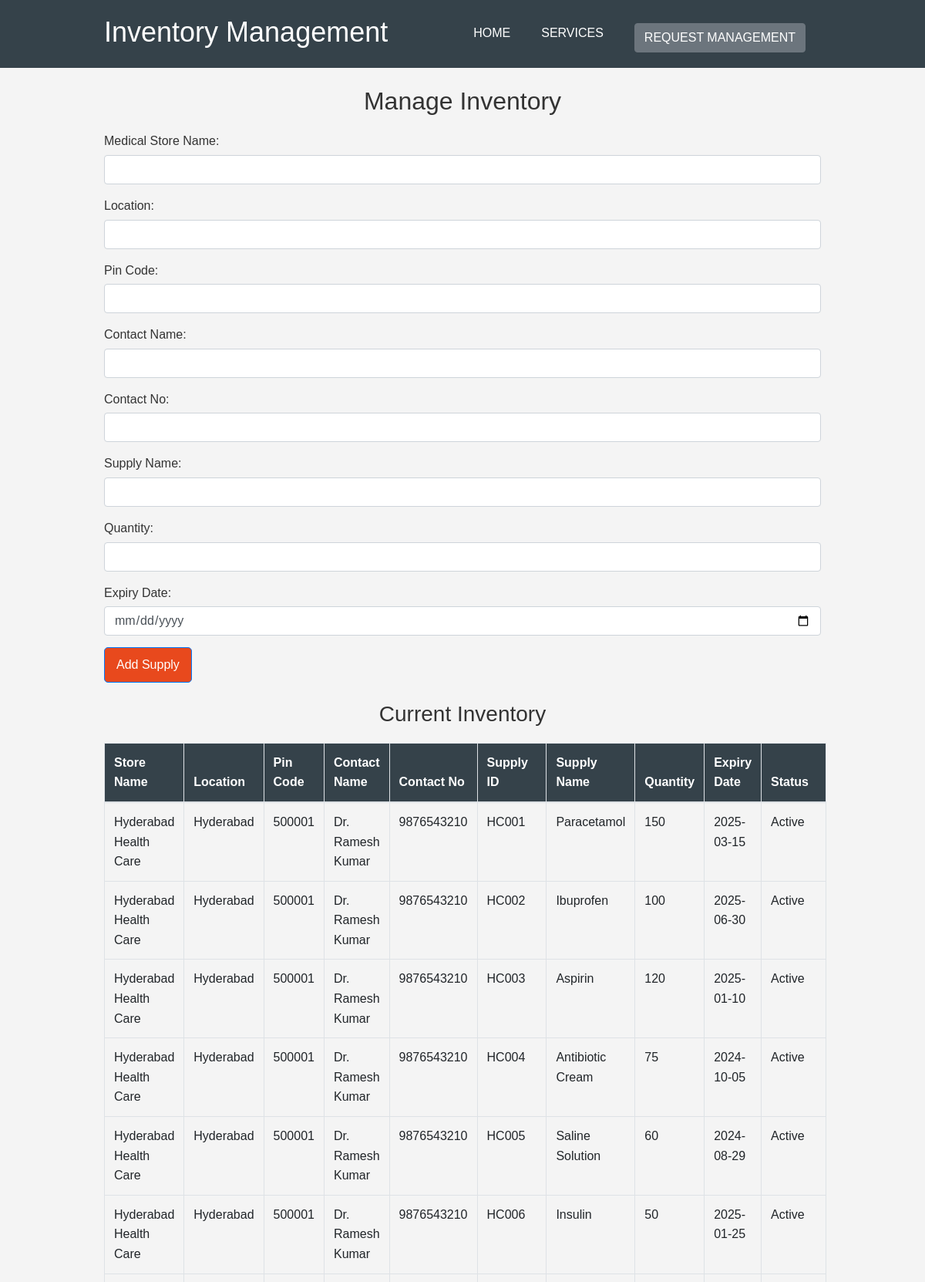
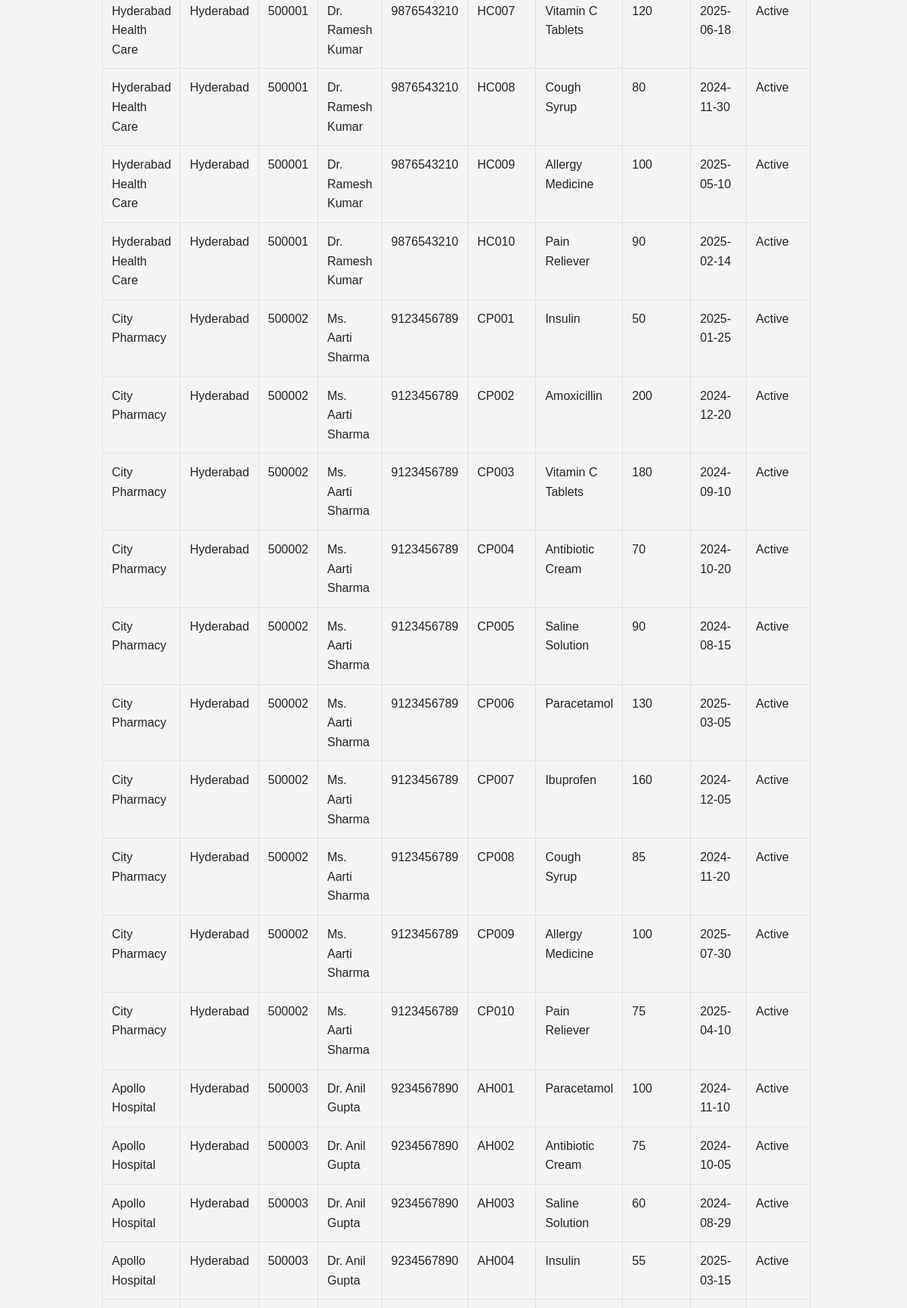
Page /inventory (upper part) on the committed database (2 pictures, top to bottom).
### app.py (models this page shows)
class Inventory(db.Model):
    id = db.Column(db.Integer, primary_key=True)
    store_name = db.Column(db.String(150), nullable=False)
    location = db.Column(db.String(150), nullable=False)
    pin_code = db.Column(db.String(10), nullable=False)
    contact_name = db.Column(db.String(100), nullable=False)
    contact_no = db.Column(db.String(20), nullable=False)
    supply_name = db.Column(db.String(100), nullable=False)
    quantity = db.Column(db.Integer, nullable=False)
    expiry_date = db.Column(db.Date, nullable=False)
    status = db.Column(db.String(50), default='Pending')

### app.py (the view)
@app.route('/inventory', methods=['GET'])
def inventory():
    conn = get_db_connection()
    cursor = conn.cursor()
    query = '''
    SELECT StoreName, Location, PinCode, ContactName, ContactNo, SupplyID, SupplyName, Quantity, ExpiryDate, Status
    FROM inventory
    '''
    cursor.execute(query)
    inventory = cursor.fetchall()
    conn.close()
    return render_template('inventory.html', inventory=inventory)

### app.py (called while the page is built)
def get_db_connection():
    conn = sqlite3.connect('pharmacy.db')
    conn.row_factory = sqlite3.Row
    return conn

### templates/inventory.html (shortened to what this page needs)
<!DOCTYPE html>
<html lang="en">
<head>
    <link rel="stylesheet" href="https://stackpath.bootstrapcdn.com/bootstrap/4.5.2/css/bootstrap.min.css">
    <link rel="stylesheet" href="{{ url_for('static', filename='styles.css') }}">
</head>
<body>
    <header>
        <div class="container">
            <h1>Inventory Management</h1>
            <nav>
                <ul>
                    <li><a href="{{ url_for('index') }}">Home</a></li>
                    <li><a href="{{ url_for('service') }}">Services</a></li>
                    <li><a href="{{ url_for('request_management') }}" class="btn btn-secondary">Request Management</a></li>
                </ul>
            </nav>
        </div>
    </header>
    <section class="container mt-4">
        <h2 class="text-center">Manage Inventory</h2>
        <form id="inventoryForm" method="POST" action="/add_inventory" class="mb-4">
            <div class="form-group">
                <label for="storeName">Medical Store Name:</label>
                <input type="text" id="storeName" name="storeName" class="form-control" required>
            </div>
            <div class="form-group">
                <label for="location">Location:</label>
                <input type="text" id="location" name="location" class="form-control" required>
            </div>
            <div class="form-group">
                <label for="pinCode">Pin Code:</label>
                <input type="text" id="pinCode" name="pinCode" class="form-control" required>
            </div>
            <div class="form-group">
                <label for="contactName">Contact Name:</label>
                <input type="text" id="contactName" name="contactName" class="form-control" required>
            </div>
            <div class="form-group">
                <label for="contactNo">Contact No:</label>
                <input type="text" id="contactNo" name="contactNo" class="form-control" required>
            </div>
            <div class="form-group">
                <label for="supplyName">Supply Name:</label>
                <input type="text" id="supplyName" name="supplyName" class="form-control" required>
            </div>
            <div class="form-group">
                <label for="quantity">Quantity:</label>
                <input type="number" id="quantity" name="quantity" class="form-control" min="1" required>
            </div>
            <div class="form-group">
                <label for="expiryDate">Expiry Date:</label>
                <input type="date" id="expiryDate" name="expiryDate" class="form-control" required>
            </div>
            <button type="submit" class="btn btn-primary">Add Supply</button>
        </form>
        <h3 class="text-center">Current Inventory</h3>
        {% if inventory %}
        <table class="table table-bordered">
            <thead>
                <tr>
                    <th>Store Name</th>
                    <th>Location</th>
                    <th>Pin Code</th>
                    <th>Contact Name</th>
                    <th>Contact No</th>
                    <th>Supply ID</th>
                    <th>Supply Name</th>
                    <th>Quantity</th>
                    <th>Expiry Date</th>
                    <th>Status</th>
                </tr>
            </thead>
            <tbody>
                {% for item in inventory %}
                <tr>
                    <td>{{ item['StoreName'] }}</td>
                    <td>{{ item['Location'] }}</td>
                    <td>{{ item['PinCode'] }}</td>
                    <td>{{ item['ContactName'] }}</td>
                    <td>{{ item['ContactNo'] }}</td>
                    <td>{{ item['SupplyID'] }}</td>
                    <td>{{ item['SupplyName'] }}</td>
                    <td>{{ item['Quantity'] }}</td>
                    <td>{{ item['ExpiryDate'] }}</td>
                    <td>{{ item['Status'] }}</td>
                </tr>
                {% endfor %}
            </tbody>
        </table>
        {% else %}
        <p>No inventory data available.</p>
        {% endif %}
    </section>
</body>
</html>

### static/styles.css (style rules this page uses)
* { margin: 0; padding: 0; box-sizing: border-box; font-family: Arial, sans-serif; }
body { background-color: #f4f4f4; color: #333; line-height: 1.6; }
.container { width: 80%; margin: auto; overflow: hidden; }
header { background: #35424a; color: #ffffff; padding: 20px 0; min-height: 70px; }
header a { color: #ffffff; text-decoration: none; text-transform: uppercase; font-size: 16px; }
header ul { padding: 0; list-style: none; margin: 0; }
header li { float: left; display: inline; padding: 0 20px; }
header nav { float: right; margin-top: 10px; }
header h1 { float: left; margin: 0; font-size: 36px; }
form { margin: 20px 0; }
form .form-group { margin-bottom: 15px; }
form label { display: block; font-size: 16px; margin-bottom: 5px; }
form input, form select, form textarea { width: 100%; padding: 10px; border: 1px solid #ccc; border-radius: 5px; }
form .btn { background: #e8491d; color: #ffffff; padding: 10px 15px; text-decoration: none; border-radius: 5px; font-size: 16px; }
table { width: 100%; margin: 20px 0; border-collapse: collapse; }
table th, table td { padding: 10px; border: 1px solid #ddd; text-align: left; }
table th { background: #35424a; color: #ffffff; }

### rows in the picture
Inventory: StoreName "Hyderabad Health Care", Location "Hyderabad", PinCode "500001", ContactName "Dr. Ramesh Kumar", ContactNo "9876543210", SupplyID "HC001", SupplyName "Paracetamol", Quantity "150", ExpiryDate "2025-03-15", Status "Active"
Inventory: StoreName "Hyderabad Health Care", Location "Hyderabad", PinCode "500001", ContactName "Dr. Ramesh Kumar", ContactNo "9876543210", SupplyID "HC002", SupplyName "Ibuprofen", Quantity "100", ExpiryDate "2025-06-30", Status "Active"
Inventory: StoreName "Hyderabad Health Care", Location "Hyderabad", PinCode "500001", ContactName "Dr. Ramesh Kumar", ContactNo "9876543210", SupplyID "HC003", SupplyName "Aspirin", Quantity "120", ExpiryDate "2025-01-10", Status "Active"
Inventory: StoreName "Hyderabad Health Care", Location "Hyderabad", PinCode "500001", ContactName "Dr. Ramesh Kumar", ContactNo "9876543210", SupplyID "HC004", SupplyName "Antibiotic Cream", Quantity "75", ExpiryDate "2024-10-05", Status "Active"
Inventory: StoreName "Hyderabad Health Care", Location "Hyderabad", PinCode "500001", ContactName "Dr. Ramesh Kumar", ContactNo "9876543210", SupplyID "HC005", SupplyName "Saline Solution", Quantity "60", ExpiryDate "2024-08-29", Status "Active"
Inventory: StoreName "Hyderabad Health Care", Location "Hyderabad", PinCode "500001", ContactName "Dr. Ramesh Kumar", ContactNo "9876543210", SupplyID "HC006", SupplyName "Insulin", Quantity "50", ExpiryDate "2025-01-25", Status "Active"
Inventory: StoreName "Hyderabad Health Care", Location "Hyderabad", PinCode "500001", ContactName "Dr. Ramesh Kumar", ContactNo "9876543210", SupplyID "HC007", SupplyName "Vitamin C Tablets", Quantity "120", ExpiryDate "2025-06-18", Status "Active"
Inventory: StoreName "Hyderabad Health Care", Location "Hyderabad", PinCode "500001", ContactName "Dr. Ramesh Kumar", ContactNo "9876543210", SupplyID "HC008", SupplyName "Cough Syrup", Quantity "80", ExpiryDate "2024-11-30", Status "Active"
Inventory: StoreName "Hyderabad Health Care", Location "Hyderabad", PinCode "500001", ContactName "Dr. Ramesh Kumar", ContactNo "9876543210", SupplyID "HC009", SupplyName "Allergy Medicine", Quantity "100", ExpiryDate "2025-05-10", Status "Active"
Inventory: StoreName "Hyderabad Health Care", Location "Hyderabad", PinCode "500001", ContactName "Dr. Ramesh Kumar", ContactNo "9876543210", SupplyID "HC010", SupplyName "Pain Reliever", Quantity "90", ExpiryDate "2025-02-14", Status "Active"
Inventory: StoreName "City Pharmacy", Location "Hyderabad", PinCode "500002", ContactName "Ms. Aarti Sharma", ContactNo "9123456789", SupplyID "CP001", SupplyName "Insulin", Quantity "50", ExpiryDate "2025-01-25", Status "Active"
Inventory: StoreName "City Pharmacy", Location "Hyderabad", PinCode "500002", ContactName "Ms. Aarti Sharma", ContactNo "9123456789", SupplyID "CP002", SupplyName "Amoxicillin", Quantity "200", ExpiryDate "2024-12-20", Status "Active"
Inventory: StoreName "City Pharmacy", Location "Hyderabad", PinCode "500002", ContactName "Ms. Aarti Sharma", ContactNo "9123456789", SupplyID "CP003", SupplyName "Vitamin C Tablets", Quantity "180", ExpiryDate "2024-09-10", Status "Active"
Inventory: StoreName "City Pharmacy", Location "Hyderabad", PinCode "500002", ContactName "Ms. Aarti Sharma", ContactNo "9123456789", SupplyID "CP004", SupplyName "Antibiotic Cream", Quantity "70", ExpiryDate "2024-10-20", Status "Active"
Inventory: StoreName "City Pharmacy", Location "Hyderabad", PinCode "500002", ContactName "Ms. Aarti Sharma", ContactNo "9123456789", SupplyID "CP005", SupplyName "Saline Solution", Quantity "90", ExpiryDate "2024-08-15", Status "Active"
Inventory: StoreName "City Pharmacy", Location "Hyderabad", PinCode "500002", ContactName "Ms. Aarti Sharma", ContactNo "9123456789", SupplyID "CP006", SupplyName "Paracetamol", Quantity "130", ExpiryDate "2025-03-05", Status "Active"
Inventory: StoreName "City Pharmacy", Location "Hyderabad", PinCode "500002", ContactName "Ms. Aarti Sharma", ContactNo "9123456789", SupplyID "CP007", SupplyName "Ibuprofen", Quantity "160", ExpiryDate "2024-12-05", Status "Active"
Inventory: StoreName "City Pharmacy", Location "Hyderabad", PinCode "500002", ContactName "Ms. Aarti Sharma", ContactNo "9123456789", SupplyID "CP008", SupplyName "Cough Syrup", Quantity "85", ExpiryDate "2024-11-20", Status "Active"
Inventory: StoreName "City Pharmacy", Location "Hyderabad", PinCode "500002", ContactName "Ms. Aarti Sharma", ContactNo "9123456789", SupplyID "CP009", SupplyName "Allergy Medicine", Quantity "100", ExpiryDate "2025-07-30", Status "Active"
Inventory: StoreName "City Pharmacy", Location "Hyderabad", PinCode "500002", ContactName "Ms. Aarti Sharma", ContactNo "9123456789", SupplyID "CP010", SupplyName "Pain Reliever", Quantity "75", ExpiryDate "2025-04-10", Status "Active"
Inventory: StoreName "Apollo Hospital", Location "Hyderabad", PinCode "500003", ContactName "Dr. Anil Gupta", ContactNo "9234567890", SupplyID "AH001", SupplyName "Paracetamol", Quantity "100", ExpiryDate "2024-11-10", Status "Active"
Inventory: StoreName "Apollo Hospital", Location "Hyderabad", PinCode "500003", ContactName "Dr. Anil Gupta", ContactNo "9234567890", SupplyID "AH002", SupplyName "Antibiotic Cream", Quantity "75", ExpiryDate "2024-10-05", Status "Active"
Inventory: StoreName "Apollo Hospital", Location "Hyderabad", PinCode "500003", ContactName "Dr. Anil Gupta", ContactNo "9234567890", SupplyID "AH003", SupplyName "Saline Solution", Quantity "60", ExpiryDate "2024-08-29", Status "Active"
Inventory: StoreName "Apollo Hospital", Location "Hyderabad", PinCode "500003", ContactName "Dr. Anil Gupta", ContactNo "9234567890", SupplyID "AH004", SupplyName "Insulin", Quantity "55", ExpiryDate "2025-03-15", Status "Active"
